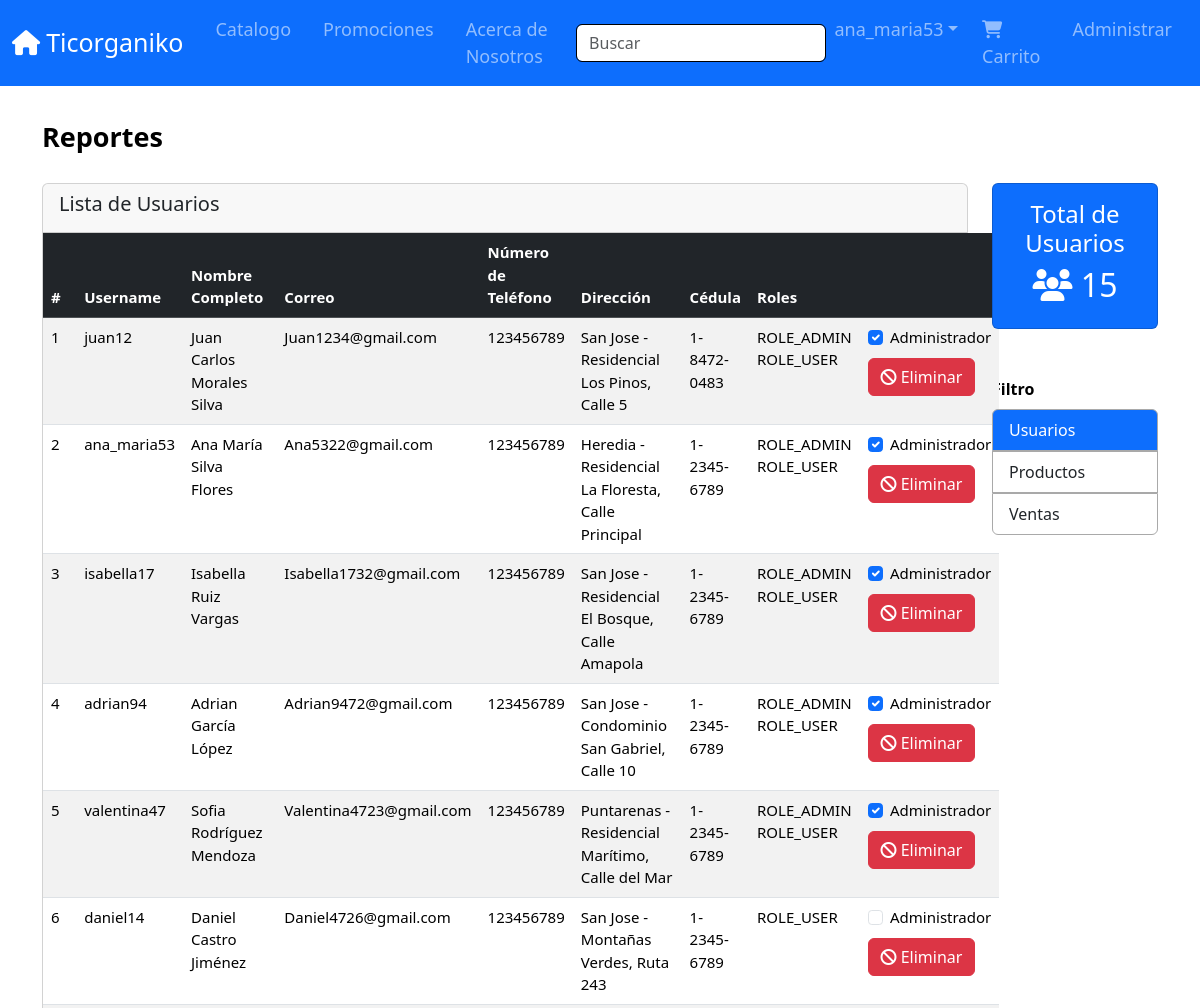
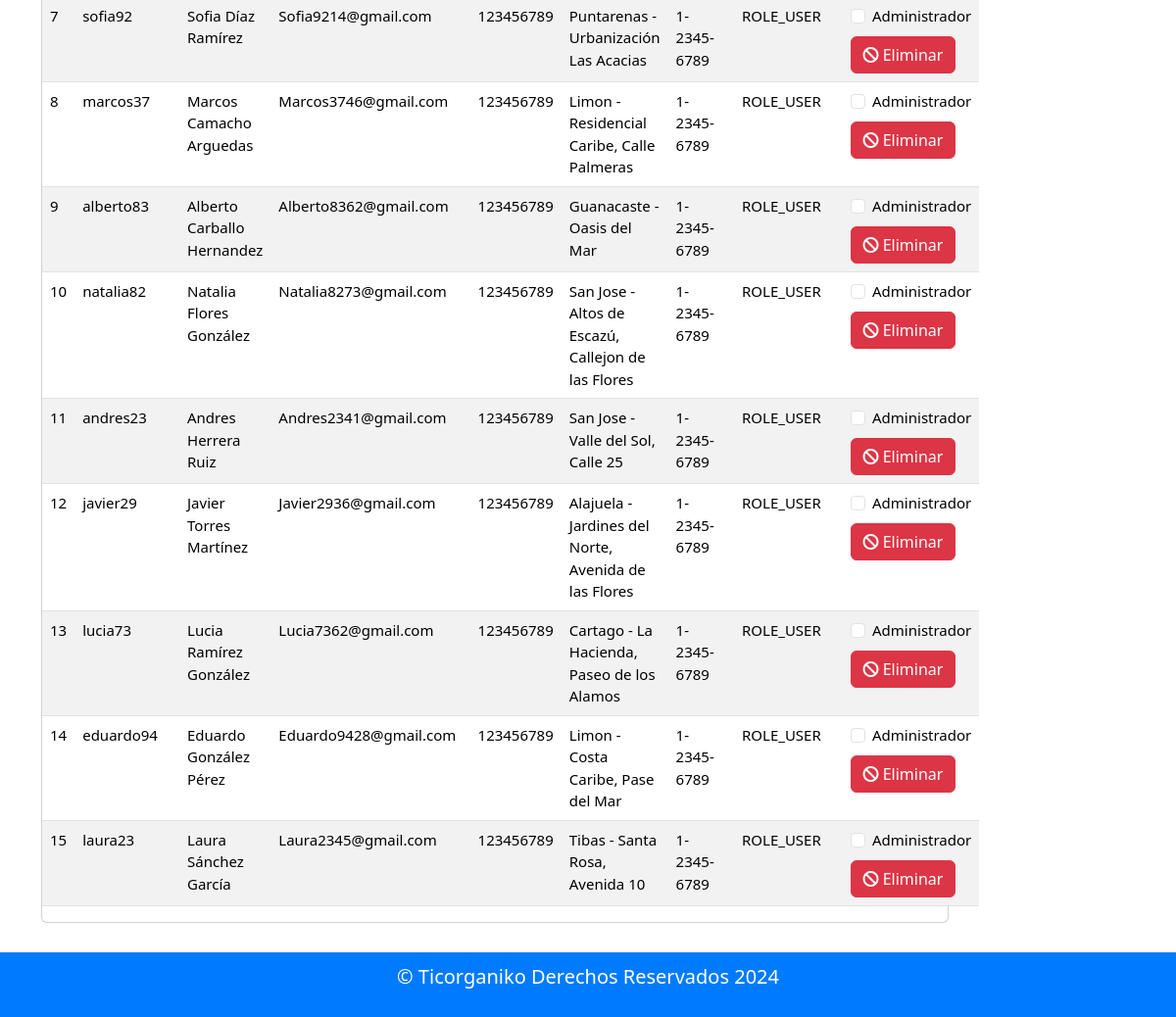
/reporteUsuarios.php (signed in), run on the app's committed database (2 pictures, top to bottom).
### tables this page shows
CREATE TABLE cliente (
  id_cliente INT NOT NULL AUTO_INCREMENT,
  nombre VARCHAR(35) NOT NULL,
  correo VARCHAR(30) NOT NULL,
  numero_telefono INT,
  direccion VARCHAR(120),
  cedula INT NOT NULL,
  username VARCHAR(15) NOT NULL,
  password VARCHAR(512) NOT NULL,
  ruta_imagen VARCHAR(1024),
  activo BOOLEAN,
  PRIMARY KEY (id_cliente));

create table rol (
  id_rol INT NOT NULL AUTO_INCREMENT,
  id_cliente INT NOT NULL,
  nombre VARCHAR(20),
  PRIMARY KEY (id_rol),
  FOREIGN KEY fk_rol_cliente (id_cliente) REFERENCES cliente(id_cliente)
);

### reporteUsuarios.php (the view, shortened to what this page needs)
<?php
include_once "plantilla.php";
include_once "ProcesosLR.php";
$sqlClientes = "SELECT * FROM cliente";
$resultClientes = $conn->query($sqlClientes);
?>
<!DOCTYPE html>
<html xmlns="http://www.w3.org/1999/xhtml">
<head>
    <link rel="stylesheet" href="css/estilos.css">
    <link href="https://cdn.jsdelivr.net/npm/bootstrap@5.3.3/dist/css/bootstrap.min.css" rel="stylesheet">
</head>
<body>
    <section id="main-header" class="py-0">
        <div class="container">
            <div class="row">
                <div class="col-md-6">
                    <h1 style="margin-bottom: 30px;"><b>Reportes</b></h1>
                </div>
            </div>
            <div class="row">
                <div class="col-md-10">
                    <div class="card">
                        <div class="card-header">
                            <h5 id="titulo">Lista de Usuarios</h5>
                        </div>
                        <div id="tabla">
                            <?php if ($resultClientes->num_rows > 0): ?>
                            <table class="table table-striped table-hover">
                                <thead class="table-dark" style="font-size: 15px;">
                                    <tr>
                                        <th>#</th>
                                        <th>Username</th>
                                        <th>Nombre Completo</th>
                                        <th>Correo</th>
                                        <th>Número de Teléfono</th>
                                        <th>Dirección</th>
                                        <th>Cédula</th>
                                        <th>Roles</th>
                                        <th></th>
                                    </tr>
                                </thead>
                                <tbody style="font-size: 15px;">
                                    <?php $contador = 1; ?>
                                    <?php while ($cliente = $resultClientes->fetch_assoc()): ?>
                                    <tr>
                                        <td><?php echo $contador; ?></td>
                                        <td><?php echo $cliente['username']; ?></td>
                                        <td><?php echo $cliente['nombre']; ?></td>
                                        <td><?php echo $cliente['correo']; ?></td>
                                        <td><?php echo $cliente['numero_telefono']; ?></td>
                                        <td><?php echo $cliente['direccion']; ?></td>
                                        <td><?php
                                                    $cedula = $cliente['cedula'];
                                                    $formatoCedula = substr_replace($cedula, '-', 1, 0);
                                                    $formatoCedula = substr_replace($formatoCedula, '-', 6, 0);
                                                    echo $formatoCedula;
                                                ?></td>
                                        <td>
                                            <?php
                                                    $idCliente = $cliente['id_cliente'];
                                                    $sqlRoles = "SELECT nombre FROM rol WHERE id_cliente = '$idCliente'";
                                                    $resultRoles = $conn->query($sqlRoles);
                                                    while ($rol = $resultRoles->fetch_assoc()) {
                                                        echo $rol['nombre'] . " ";
                                                    }
                                                    ?>
                                        </td>
                                        <td>
                                            <form action="procesosLR.php" method="POST">
                                                <div class="mb-2 form-check">
                                                    <input type="checkbox" class="form-check-input admin-checkbox"
                                                        id="checkAdmin<?php echo $idCliente; ?>" <?php
                                                            $sqlRolAdmin = "SELECT COUNT(*) AS count FROM rol WHERE nombre = 'ROLE_ADMIN' AND id_cliente = '$idCliente'";
                                                            $resultRolAdmin = $conn->query($sqlRolAdmin);
                                                            $rolAdminRow = $resultRolAdmin->fetch_assoc();
                                                            $isAdmin = $rolAdminRow['count'] > 0;
                                                            echo $isAdmin ? 'checked' : '';
                                                            ?> name="admin">
                                                    <label class="form-check-label"
                                                        for="checkAdmin<?php echo $idCliente; ?>">Administrador</label>
                                                </div>
                                                <button type="submit" class="btn btn-danger">
                                                    <i class="fa-solid fa-ban"></i> Eliminar
                                                </button>
                                            </form>
                                        </td>
                                    </tr>
                                    <?php $contador++; ?>
                                    <?php endwhile; ?>
                                </tbody>
                            </table>
                            <?php else: ?>
                            <div class="text-center p-2">
                                <span>No hay usuarios registrados</span>
                            </div>
                            <?php endif; ?>
                        </div>
                    </div>
                </div>
                <div class="col-md-2">
                    <div class="card text-center text-white mb-2" style="background: #0d6efd;">
                        <div class="card-body">
                            <h4>Total de Usuarios</h4>
                            <h6 class="fs-2"><i class="fas fa-users"></i> <?php echo $resultClientes->num_rows; ?></h6>
                        </div>
                    </div>
                    <p class="text-left mb-2" style="padding-top: 40px; color: #000;"><b>Filtro</b></hp>
                    <div class="list-group">
                        <button type="button" style="border: 1px solid #a9a9a9;"
                            class="list-group-item list-group-item-action active"
                            onclick="hrefUsuarios()">Usuarios</button>
                        <button type="button" style="border: 1px solid #a9a9a9;"
                            class="list-group-item list-group-item-action" onclick="hrefProductos()">Productos</button>
                        <button type="button" style="border: 1px solid #a9a9a9;"
                            class="list-group-item list-group-item-action" onclick="hrefVentas()">Ventas</button>
                    </div>
                </div>
            </div>
        </div>
    </section>
</body>
</html>

### css/estilos.css (style rules this page uses)
#main-header { background-color: #fff; color: #fff; padding: 10px 0; }
#main-header h1 { font-size: 27px; color: #000; margin-top: 15px; }
.card { text-align: left; font-size: 18px; }
.col-md-6 { max-width: 440px; margin-left: 0px; }
.col-md-6 { padding-top: 20px; }
table { width: 100%; border-collapse: collapse; margin-bottom: 20px; }
th, td { padding: 10px; text-align: left; border-bottom: 1px solid #ddd; }
th { background-color: #f2f2f2; }

### data on the page
cliente: username "juan12", nombre "Juan Carlos Morales Silva", correo "Juan1234@gmail.com", numero_telefono "123456789", direccion "San Jose - Residencial Los Pinos, Calle 5", cedula "1-8472-0483"
rol: nombre "ROLE_ADMIN"
rol: nombre "ROLE_USER"
cliente: username "ana_maria53", nombre "Ana María Silva Flores", correo "Ana5322@gmail.com", numero_telefono "123456789", direccion "Heredia - Residencial La Floresta, Calle Principal", cedula "1-2345-6789"
rol: nombre "ROLE_ADMIN"
rol: nombre "ROLE_USER"
cliente: username "isabella17", nombre "Isabella Ruiz Vargas", correo "Isabella1732@gmail.com", numero_telefono "123456789", direccion "San Jose - Residencial El Bosque, Calle Amapola", cedula "1-2345-6789"
rol: nombre "ROLE_ADMIN"
rol: nombre "ROLE_USER"
cliente: username "adrian94", nombre "Adrian García López", correo "Adrian9472@gmail.com", numero_telefono "123456789", direccion "San Jose - Condominio San Gabriel, Calle 10", cedula "1-2345-6789"
rol: nombre "ROLE_ADMIN"
rol: nombre "ROLE_USER"
cliente: username "valentina47", nombre "Sofia Rodríguez Mendoza", correo "Valentina4723@gmail.com", numero_telefono "123456789", direccion "Puntarenas - Residencial Marítimo, Calle del Mar", cedula "1-2345-6789"
rol: nombre "ROLE_ADMIN"
rol: nombre "ROLE_USER"
cliente: username "daniel14", nombre "Daniel Castro Jiménez", correo "Daniel4726@gmail.com", numero_telefono "123456789", direccion "San Jose - Montañas Verdes, Ruta 243", cedula "1-2345-6789"
rol: nombre "ROLE_USER"
cliente: username "sofia92", nombre "Sofia Díaz Ramírez", correo "Sofia9214@gmail.com", numero_telefono "123456789", direccion "Puntarenas - Urbanización Las Acacias", cedula "1-2345-6789"
rol: nombre "ROLE_USER"
cliente: username "marcos37", nombre "Marcos Camacho Arguedas", correo "Marcos3746@gmail.com", numero_telefono "123456789", direccion "Limon - Residencial Caribe, Calle Palmeras", cedula "1-2345-6789"
rol: nombre "ROLE_USER"
cliente: username "alberto83", nombre "Alberto Carballo Hernandez", correo "Alberto8362@gmail.com", numero_telefono "123456789", direccion "Guanacaste - Oasis del Mar", cedula "1-2345-6789"
rol: nombre "ROLE_USER"
cliente: username "natalia82", nombre "Natalia Flores González", correo "Natalia8273@gmail.com", numero_telefono "123456789", direccion "San Jose - Altos de Escazú, Callejon de las Flores", cedula "1-2345-6789"
rol: nombre "ROLE_USER"
cliente: username "andres23", nombre "Andres Herrera Ruiz", correo "Andres2341@gmail.com", numero_telefono "123456789", direccion "San Jose - Valle del Sol, Calle 25", cedula "1-2345-6789"
rol: nombre "ROLE_USER"
cliente: username "javier29", nombre "Javier Torres Martínez", correo "Javier2936@gmail.com", numero_telefono "123456789", direccion "Alajuela - Jardines del Norte, Avenida de las Flores", cedula "1-2345-6789"
rol: nombre "ROLE_USER"
cliente: username "lucia73", nombre "Lucia Ramírez González", correo "Lucia7362@gmail.com", numero_telefono "123456789", direccion "Cartago - La Hacienda, Paseo de los Alamos", cedula "1-2345-6789"
rol: nombre "ROLE_USER"
cliente: username "eduardo94", nombre "Eduardo González Pérez", correo "Eduardo9428@gmail.com", numero_telefono "123456789", direccion "Limon - Costa Caribe, Pase del Mar", cedula "1-2345-6789"
rol: nombre "ROLE_USER"
cliente: username "laura23", nombre "Laura Sánchez García", correo "Laura2345@gmail.com", numero_telefono "123456789", direccion "Tibas - Santa Rosa, Avenida 10", cedula "1-2345-6789", id_cliente "15"
rol: nombre "ROLE_USER"

### other printed values
$_SESSION["username"] "ana_maria53"
